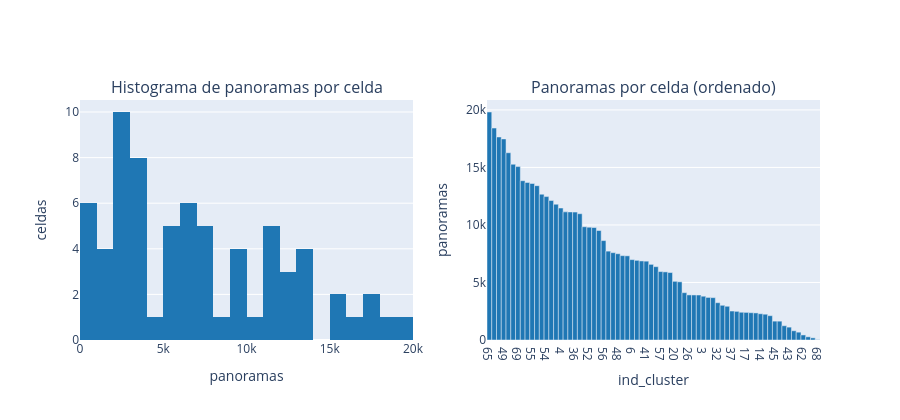

Notebook code for this chart:
### Code cell
fig = make_subplots(rows=1, cols=2, subplot_titles=("Histograma de panoramas por celda", "Panoramas por celda (ordenado)"))
fig.add_trace(go.Histogram(x=n_por_celda, nbinsx=30, marker_color="#1f77b4"), row=1, col=1)
orden = np.argsort(-n_por_celda)
fig.add_trace(go.Bar(x=orden.astype(str), y=n_por_celda[orden], marker_color="#1f77b4"), row=1, col=2)
fig.update_xaxes(title_text="panoramas", row=1, col=1)
fig.update_yaxes(title_text="celdas", row=1, col=1)
fig.update_xaxes(title_text="ind_cluster", type="category", row=1, col=2)
fig.update_yaxes(title_text="panoramas", row=1, col=2)
fig.update_layout(height=420, showlegend=False)
fig.show()

### Figure 1 — Plotly figure (JSON) as saved in the notebook; plotly's stock layout.template omitted (floating-point values rounded to 4 significant figures)
{"data": [{"marker": {"color": "#1f77b4"}, "nbinsx": 30, "type": "histogram", "x": [7332, 7724, 16277, 3806, 11472, 15276, 6986, 2242, 6924, 7316, 1241, 2113, 9776, 13692, 2281, 5863, 4114, 2399, 12124, 13845, 5100, 12671, 3910, 3915, 802, 2489, 3919, 11802, 6375, 6575, 18422, 5920, 3242, 9516, 2412, 3017, 11122, 2518, 3682, 11138, 2353, 6852, 277, 1119, 187, 1639, 11132, 1638, 7499, 17478, 9843, 13415, 9802, 10977, 12465, 13602, 8641, 5948, 6871, 2932, 7591, 3701, 439, 17647, 2372, 19818, 5056, 681, 33, 15074], "xaxis": "x", "yaxis": "y"}, {"marker": {"color": "#1f77b4"}, "type": "bar", "x": ["65", "30", "63", "49", "2", "5", "69", "19", "13", "55", "51", "21", "54", "18", "27", "4", "39", "46", "36", "53", "50", "52", "12", "33", "56", "1", "60", "48", "0", "9", "6", "8", "58", "41", "29", "28", "57", "31", "15", "20", "66", "16", "26", "23", "22", "3", "61", "38", "32", "35", "59", "37", "25", "34", "17", "64", "40", "14", "7", "11", "45", "47", "10", "43", "24", "67", "62", "42", "44", "68"], "xaxis": "x2", "y": [19818, 18422, 17647, 17478, 16277, 15276, 15074, 13845, 13692, 13602, 13415, 12671, 12465, 12124, 11802, 11472, 11138, 11132, 11122, 10977, 9843, 9802, 9776, 9516, 8641, 7724, 7591, 7499, 7332, 7316, 6986, 6924, 6871, 6852, 6575, 6375, 5948, 5920, 5863, 5100, 5056, 4114, 3919, 3915, 3910, 3806, 3701, 3682, 3242, 3017, 2932, 2518, 2489, 2412, 2399, 2372, 2353, 2281, 2242, 2113, 1639, 1638, 1241, 1119, 802, 681, 439, 277, 187, 33], "yaxis": "y2"}], "layout": {"annotations": [{"font": {"size": 16}, "showarrow": false, "text": "Histograma de panoramas por celda", "x": 0.225, "xanchor": "center", "xref": "paper", "y": 1, "yanchor": "bottom", "yref": "paper"}, {"font": {"size": 16}, "showarrow": false, "text": "Panoramas por celda (ordenado)", "x": 0.775, "xanchor": "center", "xref": "paper", "y": 1, "yanchor": "bottom", "yref": "paper"}], "height": 420, "showlegend": false, "xaxis": {"anchor": "y", "domain": [0, 0.45], "title": {"text": "panoramas"}}, "xaxis2": {"anchor": "y2", "domain": [0.55, 1], "title": {"text": "ind_cluster"}, "type": "category"}, "yaxis": {"anchor": "x", "domain": [0, 1], "title": {"text": "celdas"}}, "yaxis2": {"anchor": "x2", "domain": [0, 1], "title": {"text": "panoramas"}}}}
